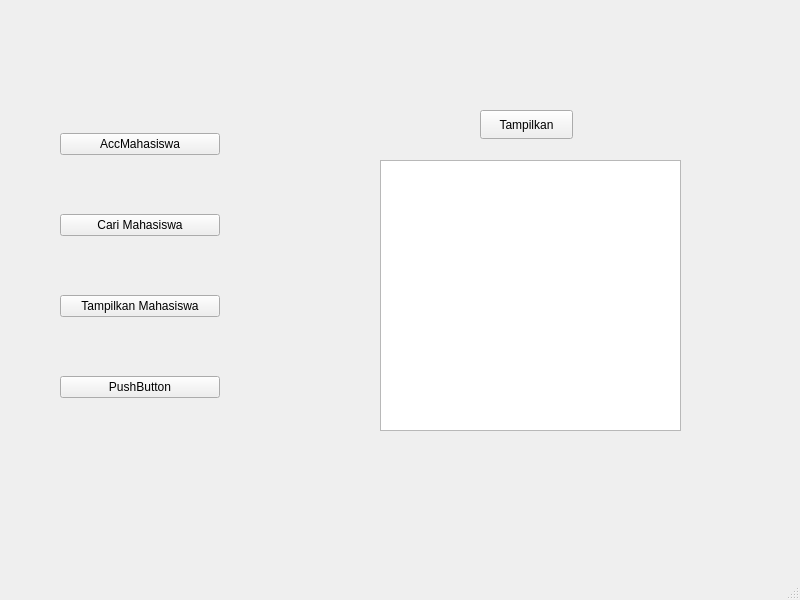
<?xml version="1.0" encoding="UTF-8"?>
<ui version="4.0">
 <class>Maindosen</class>
 <widget class="QMainWindow" name="Maindosen">
  <property name="geometry">
   <rect>
    <x>0</x>
    <y>0</y>
    <width>800</width>
    <height>600</height>
   </rect>
  </property>
  <property name="windowTitle">
   <string>MainWindow</string>
  </property>
  <widget class="QWidget" name="centralwidget">
   <widget class="QWidget" name="verticalLayoutWidget">
    <property name="geometry">
     <rect>
      <x>60</x>
      <y>80</y>
      <width>160</width>
      <height>371</height>
     </rect>
    </property>
    <layout class="QVBoxLayout" name="verticalLayout">
     <item>
      <widget class="QPushButton" name="btnPageAcc">
       <property name="text">
        <string>AccMahasiswa</string>
       </property>
      </widget>
     </item>
     <item>
      <widget class="QPushButton" name="btnPageCari">
       <property name="text">
        <string>Cari Mahasiswa</string>
       </property>
      </widget>
     </item>
     <item>
      <widget class="QPushButton" name="btnPageTampil">
       <property name="text">
        <string>Tampilkan Mahasiswa</string>
       </property>
      </widget>
     </item>
     <item>
      <widget class="QPushButton" name="btnKembali">
       <property name="text">
        <string>PushButton</string>
       </property>
      </widget>
     </item>
    </layout>
   </widget>
   <widget class="QStackedWidget" name="stackedWidget">
    <property name="geometry">
     <rect>
      <x>340</x>
      <y>100</y>
      <width>381</width>
      <height>341</height>
     </rect>
    </property>
    <property name="currentIndex">
     <number>2</number>
    </property>
    <widget class="QWidget" name="pagetambah">
     <widget class="QPushButton" name="btnAcc">
      <property name="geometry">
       <rect>
        <x>20</x>
        <y>30</y>
        <width>93</width>
        <height>29</height>
       </rect>
      </property>
      <property name="text">
       <string>PushButton</string>
      </property>
     </widget>
     <widget class="QPlainTextEdit" name="tampilqueue">
      <property name="geometry">
       <rect>
        <x>20</x>
        <y>90</y>
        <width>131</width>
        <height>241</height>
       </rect>
      </property>
     </widget>
    </widget>
    <widget class="QWidget" name="pageCari">
     <widget class="QLineEdit" name="inputnim">
      <property name="geometry">
       <rect>
        <x>10</x>
        <y>40</y>
        <width>113</width>
        <height>26</height>
       </rect>
      </property>
     </widget>
     <widget class="QPushButton" name="btnCari">
      <property name="geometry">
       <rect>
        <x>10</x>
        <y>100</y>
        <width>93</width>
        <height>29</height>
       </rect>
      </property>
      <property name="text">
       <string>Cari</string>
      </property>
     </widget>
     <widget class="QPlainTextEdit" name="tampilmahasiswa">
      <property name="geometry">
       <rect>
        <x>10</x>
        <y>150</y>
        <width>151</width>
        <height>171</height>
       </rect>
      </property>
     </widget>
     <widget class="QLabel" name="label">
      <property name="geometry">
       <rect>
        <x>30</x>
        <y>70</y>
        <width>63</width>
        <height>20</height>
       </rect>
      </property>
      <property name="text">
       <string>NIM</string>
      </property>
     </widget>
    </widget>
    <widget class="QWidget" name="page">
     <widget class="QPushButton" name="btnTampilMhs">
      <property name="geometry">
       <rect>
        <x>140</x>
        <y>10</y>
        <width>93</width>
        <height>29</height>
       </rect>
      </property>
      <property name="text">
       <string>Tampilkan</string>
      </property>
     </widget>
     <widget class="QPlainTextEdit" name="tampilmhs">
      <property name="geometry">
       <rect>
        <x>40</x>
        <y>60</y>
        <width>301</width>
        <height>271</height>
       </rect>
      </property>
     </widget>
    </widget>
   </widget>
  </widget>
  <widget class="QMenuBar" name="menubar">
   <property name="geometry">
    <rect>
     <x>0</x>
     <y>0</y>
     <width>800</width>
     <height>26</height>
    </rect>
   </property>
  </widget>
  <widget class="QStatusBar" name="statusbar"/>
 </widget>
 <resources/>
 <connections/>
</ui>
